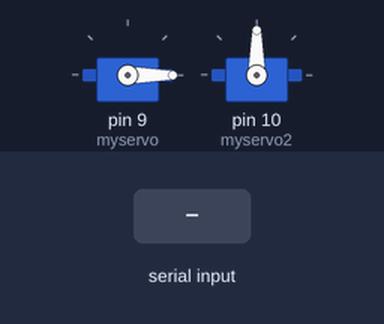
Simulated run of this sketch. Board: Arduino Uno, built with avr-gcc and run on an emulated ATmega328P. Shown: 2 × servo. Inputs (shaded band) come from the test bench.

Above: at 4.2 s.
4.3 s: "deg180\n" received over Serial
At 4.6 s:
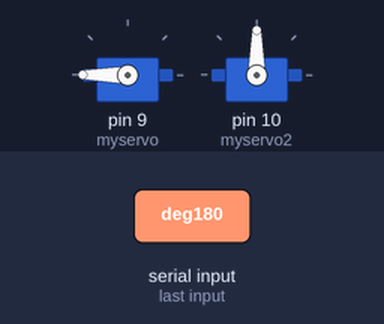
5.8 s: "deg50\n" received over Serial
At 6.9 s:
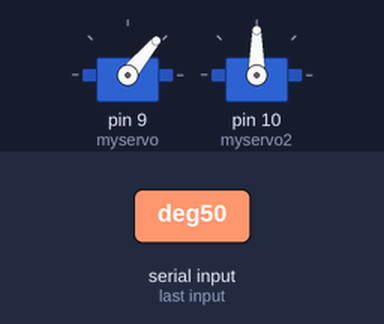
7.3 s: "deg110\n" received over Serial
At 8.1 s:
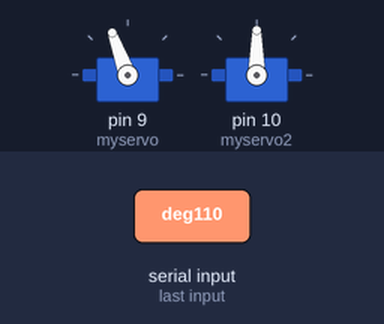
8.8 s: "deg170\n" received over Serial
At 9.2 s:
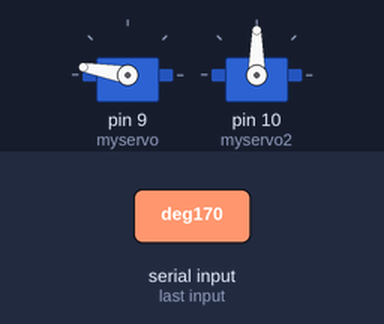
10.3 s: "deg45\n" received over Serial
At 11.5 s:
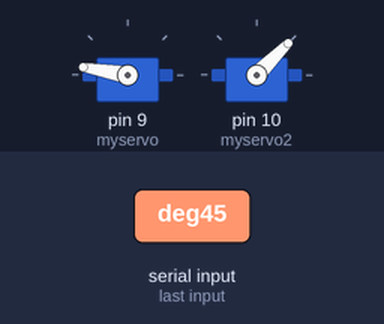
11.8 s: "deg135\n" received over Serial
Timing chart, 0 to 18.1 s (numbered marks = the images above; inputs shaded):
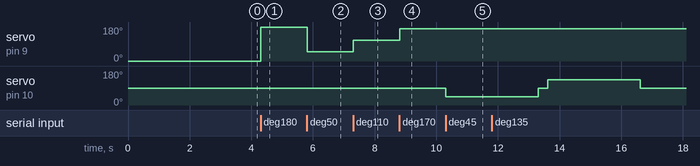

Measured:
- after the input at 4.3 s, servo on pin 9 (myservo): 0° → 180° at once
- after the input at 5.8 s, servo on pin 9 (myservo): 180° → 50° at once
- after the input at 7.3 s, servo on pin 9 (myservo): 50° → 110° at once
- after the input at 8.8 s, servo on pin 9 (myservo): 110° → 170° at once
- after the input at 10.3 s, servo on pin 10 (myservo2): 90° → 45° at once

The sketch:

motor_arduino.ino
```cpp
#include <Servo.h>
String str;
Servo myservo;
Servo myservo2;

void setup()
{


  myservo.attach(9, 500, 2400); // 修正脈衝寬度範圍
  myservo2.attach(10, 500, 2400);
  myservo.write(0); // 一開始先置中90度
  myservo2.write(90);
  Serial.begin(9600);
  delay(3000);
}

void loop()
{
  if (Serial.available()){
    str = Serial.readStringUntil('\n');

     if (str == "deg0"){
        myservo.writeMicroseconds(500);
        delay(1500);
      } else if (str == "deg180"){
        myservo.writeMicroseconds(2400);
        delay(1500);
      }  else if (str == "deg50"){
        myservo.writeMicroseconds(1027);
        delay(1500);
      }  else if (str == "deg110"){
        myservo.writeMicroseconds(1661);
        delay(1500);
      }  else if (str == "deg170"){
        myservo.writeMicroseconds(2294);
        delay(1500);
      } else if (str == "deg45"){
        myservo2.writeMicroseconds(975);
        delay(3000);
        myservo2.writeMicroseconds(1450);//90
        delay(300);
      } else if (str == "deg135"){
        myservo2.writeMicroseconds(1925);
        delay(3000);
        myservo2.writeMicroseconds(1450);//90
        delay(300);
      }

  }
  /*for(int i = 500; i <= 2399; i+=633){
    myservo.writeMicroseconds(i); // 直接以脈衝寬度控制

    delay(300);
  }
  for(int i = 2399; i >= 500; i-=633){
    myservo.writeMicroseconds(i);

    delay(300);
  }*/
  //exit(1);
}
```
